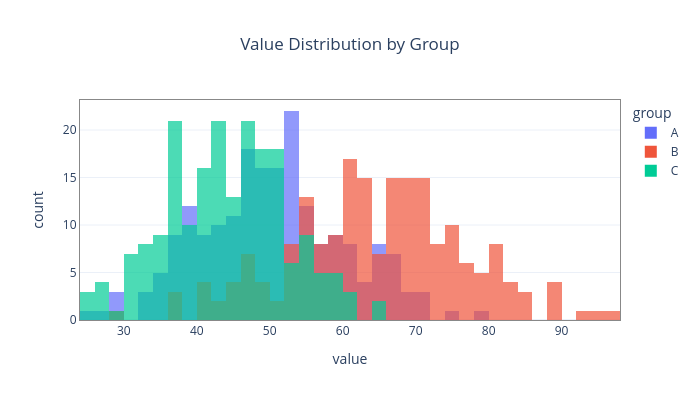

Notebook source saved alongside this figure:
### Markdown cell above
## 5. Histogram — `kind='histogram'`

### Code cell
avr.plot(
    df_dist, 'histogram',
    x='value', color='group',
    barmode='overlay', opacity=0.7,
    nbins=40,
    title='Value Distribution by Group',
)

### Figure 1 — Plotly figure (JSON) as saved in the notebook; plotly's stock layout.template omitted (floating-point values rounded to 4 significant figures; data arrays with more than 128 entries replaced by an {"elided": "..."} marker saying what was removed)
{"data": [{"bingroup": "x", "hovertemplate": "group=A<br>value=%{x}<br>count=%{y}<extra></extra>", "legendgroup": "A", "marker": {"color": "#636efa", "opacity": 0.7, "pattern": {"shape": ""}}, "name": "A", "nbinsx": 40, "orientation": "v", "showlegend": true, "type": "histogram", "x": {"elided": "200 float values"}, "xaxis": "x", "yaxis": "y"}, {"bingroup": "x", "hovertemplate": "group=B<br>value=%{x}<br>count=%{y}<extra></extra>", "legendgroup": "B", "marker": {"color": "#EF553B", "opacity": 0.7, "pattern": {"shape": ""}}, "name": "B", "nbinsx": 40, "orientation": "v", "showlegend": true, "type": "histogram", "x": {"elided": "200 float values"}, "xaxis": "x", "yaxis": "y"}, {"bingroup": "x", "hovertemplate": "group=C<br>value=%{x}<br>count=%{y}<extra></extra>", "legendgroup": "C", "marker": {"color": "#00cc96", "opacity": 0.7, "pattern": {"shape": ""}}, "name": "C", "nbinsx": 40, "orientation": "v", "showlegend": true, "type": "histogram", "x": {"elided": "200 float values"}, "xaxis": "x", "yaxis": "y"}], "layout": {"barmode": "overlay", "height": 400, "legend": {"title": {"text": "group"}, "tracegroupgap": 0}, "title": {"text": "Value Distribution by Group", "x": 0.5}, "width": 700, "xaxis": {"anchor": "y", "domain": [0, 1], "linecolor": "#888888", "linewidth": 1, "mirror": true, "showline": true, "title": {"text": "value"}}, "yaxis": {"anchor": "x", "domain": [0, 1], "linecolor": "#888888", "linewidth": 1, "mirror": true, "showline": true, "title": {"text": "count"}}}}
